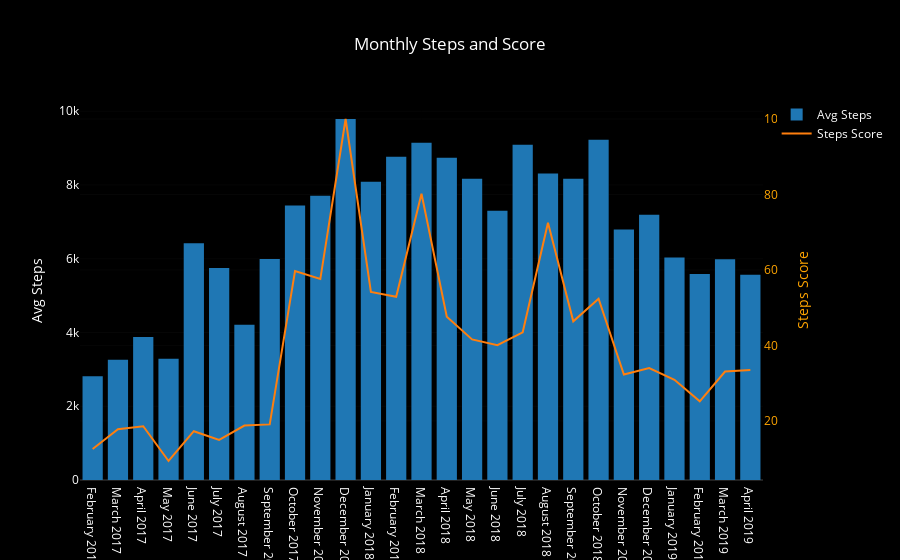

Source (notebook cell):
### Code cell
bars = go.Bar(x=month_df.month_year, y=month_df.mean_steps,
              name='Avg Steps', yaxis='y1')

score_line = go.Scatter(x=month_df.month_year, y=month_df.steps_score,
                        name='Steps Score', yaxis='y2')

layout = go.Layout({'plot_bgcolor': 'black', 'paper_bgcolor': 'black', 'font': {'color': 'white'},
                    'title': 'Monthly Steps and Score', 'yaxis': {'title': 'Avg Steps'},
                    'yaxis2': {'title': 'Steps Score', 'titlefont': {'color': 'orange'},
                               'tickfont': {'color': 'orange'}, 'overlaying': 'y',
                               'side': 'right'},
                   'xaxis': {'type': '-'}})

data = [bars, score_line]
fig = go.Figure(data=data, layout=layout)
iplot(fig)

### Figure 1 — Plotly figure (JSON) as saved in the notebook; plotly's stock layout.template omitted (floating-point values rounded to 4 significant figures)
{"data": [{"name": "Avg Steps", "type": "bar", "uid": "221b4220-f0ef-472a-80b9-f30868dbf8eb", "x": ["February 2017", "March 2017", "April 2017", "May 2017", "June 2017", "July 2017", "August 2017", "September 2017", "October 2017", "November 2017", "December 2017", "January 2018", "February 2018", "March 2018", "April 2018", "May 2018", "June 2018", "July 2018", "August 2018", "September 2018", "October 2018", "November 2018", "December 2018", "January 2019", "February 2019", "March 2019", "April 2019"], "y": [2814.0, 3263.0, 3880.0, 3286.0, 6418.0, 5750.0, 4210.0, 5991.0, 7442.0, 7711.0, 9790.0, 8088.0, 8767.0, 9145, 8737.0, 8171.0, 7303.0, 9089.0, 8314, 8171.0, 9226.0, 6794.0, 7196.0, 6031.0, 5584.0, 5983.0, 5564], "yaxis": "y"}, {"name": "Steps Score", "type": "scatter", "uid": "91061a17-f60e-44a8-850e-5ed8da1865b5", "x": ["February 2017", "March 2017", "April 2017", "May 2017", "June 2017", "July 2017", "August 2017", "September 2017", "October 2017", "November 2017", "December 2017", "January 2018", "February 2018", "March 2018", "April 2018", "May 2018", "June 2018", "July 2018", "August 2018", "September 2018", "October 2018", "November 2018", "December 2018", "January 2019", "February 2019", "March 2019", "April 2019"], "y": [12.6, 17.8, 18.6, 9.4, 17.3, 15, 18.8, 19.1, 59.7, 57.6, 100, 54.2, 52.9, 80.2, 47.6, 41.6, 40.1, 43.5, 72.5, 46.4, 52.4, 32.3, 34, 30.9, 25.2, 33.1, 33.5], "yaxis": "y2"}], "layout": {"font": {"color": "white"}, "paper_bgcolor": "black", "plot_bgcolor": "black", "title": {"text": "Monthly Steps and Score"}, "xaxis": {"type": "-"}, "yaxis": {"title": {"text": "Avg Steps"}}, "yaxis2": {"overlaying": "y", "side": "right", "tickfont": {"color": "orange"}, "title": {"font": {"color": "orange"}, "text": "Steps Score"}}}}
